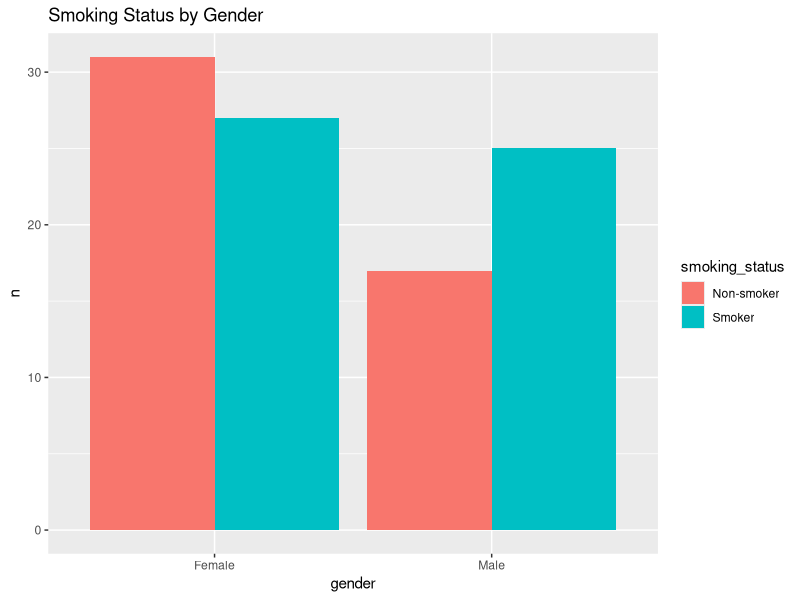

R code for this plot:
## ---- chunk 1
knitr::opts_chunk$set(echo = TRUE, message = FALSE, warning = FALSE)
## ---- chunk 2
library(tidyverse)
library(ggplot2)
## ---- chunk 3
# 예제 코드
data <- tibble(
  gender = sample(c("Male", "Female"), 100, replace = TRUE),
  smoking_status = sample(c("Smoker", "Non-smoker"), 100, replace = TRUE)
)

data %>%
  count(gender, smoking_status) %>%
  ggplot(aes(x = gender, y = n, fill = smoking_status)) +
  geom_bar(stat = "identity", position = "dodge") +
  labs(title = "Smoking Status by Gender")

